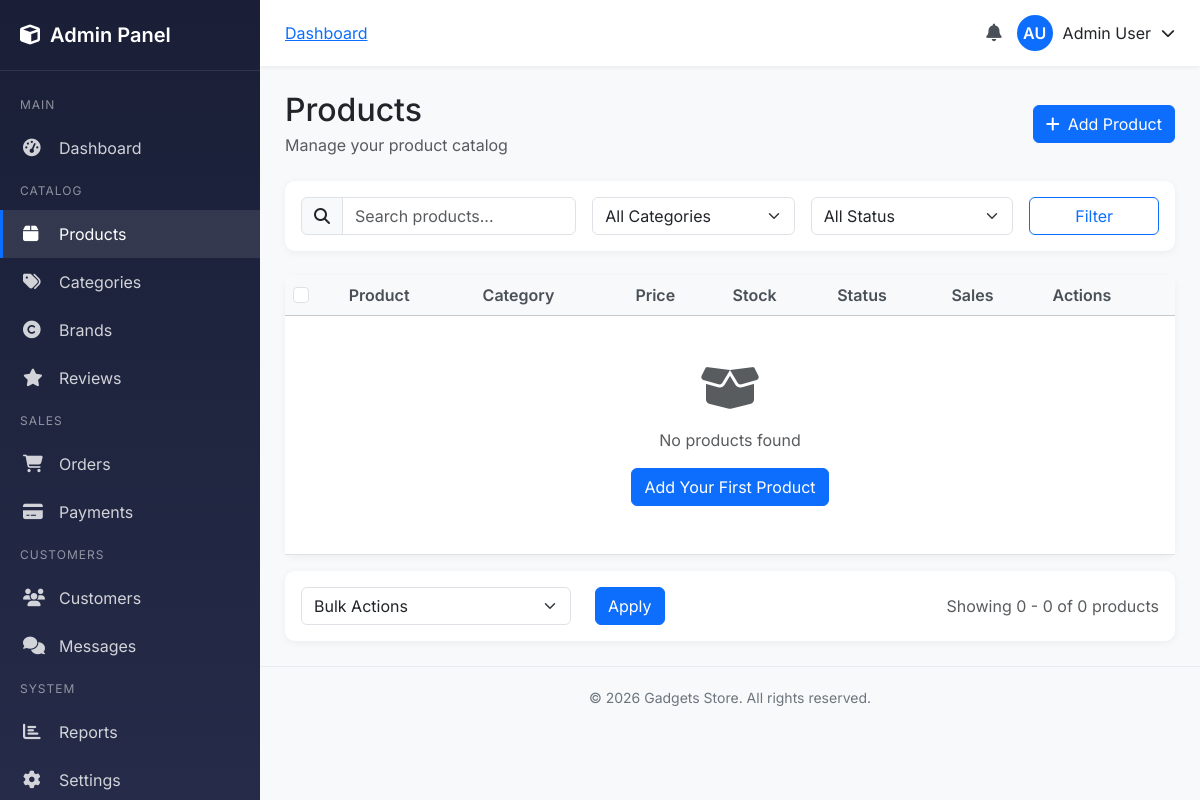
Page /dashboard/products/?status=low_stock (signed in) on the committed database.
### accounts/models.py (models this page shows, shortened)
class User(AbstractBaseUser, PermissionsMixin):
    USER_TYPE_CHOICES = [
        ('customer', 'Customer'),
        ('admin', 'Admin'),
        ('staff', 'Staff'),
    ]
    GENDER_CHOICES = [
        ('male', 'Male'),
        ('female', 'Female'),
        ('other', 'Other'),
        ('prefer_not_to_say', 'Prefer not to say'),
    ]
    id = models.UUIDField(primary_key=True, default=uuid.uuid4, editable=False)
    email = models.EmailField(_('email address'), unique=True)
    phone_regex = RegexValidator(
        regex=r'^\+?1?\d{9,15}$',
        message="Phone number must be entered in the format: '+999999999'. Up to 15 digits allowed."
    )
    phone_number = models.CharField(
        validators=[phone_regex],
        max_length=17,
        blank=True,
        null=True
    )
    first_name = models.CharField(_('first name'), max_length=150)
    last_name = models.CharField(_('last name'), max_length=150)
    profile_image = models.ImageField(
        upload_to='profiles/',
        blank=True,
        null=True,
        default='profiles/default.png'
    )
    date_of_birth = models.DateField(blank=True, null=True)
    gender = models.CharField(
        max_length=20,
        choices=GENDER_CHOICES,
        blank=True,
        null=True
    )
    user_type = models.CharField(
        max_length=20,
        choices=USER_TYPE_CHOICES,
        default='customer'
    )
    is_staff = models.BooleanField(default=False)
    is_active = models.BooleanField(default=True)
    is_verified = models.BooleanField(default=False)
    email_verified = models.BooleanField(default=False)
    phone_verified = models.BooleanField(default=False)
    date_joined = models.DateTimeField(default=timezone.now)
    last_login = models.DateTimeField(blank=True, null=True)
    last_activity = models.DateTimeField(blank=True, null=True)
    theme_preference = models.CharField(
        max_length=20,
        choices=[('light', 'Light'), ('dark', 'Dark'), ('system', 'System')],
        default='system'
    )
    newsletter_subscribed = models.BooleanField(default=True)
    sms_notifications = models.BooleanField(default=True)
    email_notifications = models.BooleanField(default=True)
    push_notifications = models.BooleanField(default=True)
    verification_token = models.CharField(max_length=255, blank=True, null=True)
    password_reset_token = models.CharField(max_length=255, blank=True, null=True)
    password_reset_expires = models.DateTimeField(blank=True, null=True)
    objects = UserManager()
    USERNAME_FIELD = 'email'
    REQUIRED_FIELDS = ['first_name', 'last_name']
    class Meta:
        verbose_name = _('user')
        verbose_name_plural = _('users')
        ordering = ['-date_joined']
    def get_full_name(self):
        return f"{self.first_name} {self.last_name}".strip()

### core/views.py (the view)
# urls.py: path('products/', views.admin_products_view, name='products'),
@login_required
@user_passes_test(is_admin_or_staff, login_url='/')
def admin_products_view(request):
    products = Product.objects.select_related('category', 'brand').all()
    status = request.GET.get('status')
    category_id = request.GET.get('category')
    search = request.GET.get('search')
    if status:
        if status == 'active':
            products = products.filter(is_active=True)
        elif status == 'inactive':
            products = products.filter(is_active=False)
        elif status == 'low_stock':
            products = products.filter(stock_status='low_stock')
        elif status == 'out_of_stock':
            products = products.filter(stock_status='out_of_stock')
    if category_id:
        products = products.filter(category_id=category_id)
    if search:
        products = products.filter(
            Q(name__icontains=search) |
            Q(sku__icontains=search)
        )
    paginator = Paginator(products, 25)
    page_number = request.GET.get('page')
    page_obj = paginator.get_page(page_number)
    context = {
        'products': page_obj,
        'categories': Category.objects.all(),
        'total_products': Product.objects.count(),
        'active_products': Product.objects.filter(is_active=True).count(),
        'inactive_products': Product.objects.filter(is_active=False).count(),
    }
    return render(request, 'admin_dashboard/products.html', context)

### templates/admin_dashboard/products.html (shortened to what this page needs)
{% extends 'admin_dashboard/base_admin.html' %}
{% load static %}
{% load humanize %}
{% block content %}
<div class="d-flex justify-content-between align-items-center mb-4">
    <div>
        <h2 class="mb-1">Products</h2>
        <p class="text-muted mb-0">Manage your product catalog</p>
    </div>
    <a href="{% url 'admin_dashboard:product_add' %}" class="btn btn-primary">
        <i class="fas fa-plus me-2"></i>Add Product
    </a>
</div>
<div class="card mb-4">
    <div class="card-body">
        <form method="get" class="row g-3">
            <div class="col-md-4">
                <div class="input-group">
                    <span class="input-group-text"><i class="fas fa-search"></i></span>
                    <input type="text" name="q" class="form-control" placeholder="Search products..." value="{{ request.GET.q }}">
                </div>
            </div>
            <div class="col-md-3">
                <select name="category" class="form-select">
                    <option value="">All Categories</option>
                </select>
            </div>
            <div class="col-md-3">
                <select name="status" class="form-select">
                    <option value="">All Status</option>
                </select>
            </div>
            <div class="col-md-2">
                <button type="submit" class="btn btn-outline-primary w-100">Filter</button>
            </div>
        </form>
    </div>
</div>
<div class="card">
    <div class="card-body p-0">
        <div class="table-responsive">
            <table class="table table-hover mb-0">
                <thead class="table-light">
                    <tr>
                        <th>
                            <input type="checkbox" class="form-check-input" id="selectAll">
                        </th>
                        <th>Product</th>
                        <th>Category</th>
                        <th>Price</th>
                        <th>Stock</th>
                        <th>Status</th>
                        <th>Sales</th>
                        <th>Actions</th>
                    </tr>
                </thead>
                <tbody>
                    {% for product in products %}
                    <tr>
                        <td>
                            <input type="checkbox" class="form-check-input product-checkbox" value="{{ product.id }}">
                        </td>
                        <td>
                            <div class="d-flex align-items-center">
                                {% if product.images.first %}
                                <img src="{{ product.images.first.image.url }}" alt="{{ product.name }}" class="rounded" width="50" height="50" style="object-fit: cover;">
                                {% else %}
                                <div class="bg-light rounded d-flex align-items-center justify-content-center" style="width: 50px; height: 50px;">
                                    <i class="fas fa-image text-muted"></i>
                                </div>
                                {% endif %}
                                <div class="ms-3">
                                    <h6 class="mb-0">{{ product.name }}</h6>
                                    <small class="text-muted">SKU: {{ product.sku|default:"N/A" }}</small>
                                </div>
                            </div>
                        </td>
                        <td>{{ product.category.name }}</td>
                        <td>
                            {% if product.sale_price %}
                            <span class="text-decoration-line-through text-muted">₦{{ product.price|floatformat:2 }}</span>
                            <br><span class="text-danger">₦{{ product.sale_price|floatformat:2 }}</span>
                            {% else %}
                            ₦{{ product.price|floatformat:2 }}
                            {% endif %}
                        </td>
                        <td>
                            <span class="{% if product.quantity <= product.low_stock_threshold %}text-danger{% else %}text-success{% endif %}">
                                {{ product.quantity }}
                            </span>
                            {% if product.quantity <= product.low_stock_threshold %}
                            <i class="fas fa-exclamation-triangle text-warning ms-1" title="Low Stock"></i>
                            {% endif %}
                        </td>
                        <td>
                            {% if product.is_active %}
                            <span class="badge bg-success">Active</span>
                            {% else %}
                            <span class="badge bg-secondary">Inactive</span>
                            {% endif %}
                        </td>
                        <td>{{ product.sales_count|default:0 }}</td>
                        <td>
                        <div class="btn-group">
                            <a href="{% url 'admin_dashboard:product_detail' product.id %}" class="btn btn-sm btn-outline-primary" title="View">
                                <i class="fas fa-eye"></i>
                            </a>
                            <a href="{% url 'admin_dashboard:product_edit' product.id %}" class="btn btn-sm btn-outline-warning" title="Edit">
                                <i class="fas fa-edit"></i>
                            </a>
                            <button type="button" class="btn btn-sm btn-outline-danger" data-bs-toggle="modal" data-bs-target="#deleteModal{{ product.id }}" title="Delete">
                                <i class="fas fa-trash"></i>
                            </button>
                        </div>
                    </td>
                    </tr>
                    {% empty %}
                    <tr>
                        <td colspan="8" class="text-center py-5">
                            <i class="fas fa-box-open fa-3x text-muted mb-3"></i>
                            <p class="text-muted">No products found</p>
                            <a href="{% url 'admin_dashboard:product_add' %}" class="btn btn-primary">Add Your First Product</a>
                        </td>
                    </tr>
                    {% endfor %}
                </tbody>
            </table>
        </div>
    </div>
</div>
<div class="card mt-3">
    <div class="card-body">
        <div class="row align-items-center">
            <div class="col-md-4">
                <select id="bulkAction" class="form-select">
                    <option value="">Bulk Actions</option>
                </select>
            </div>
            <div class="col-md-2">
                <button type="button" class="btn btn-primary" onclick="applyBulkAction()">Apply</button>
            </div>
            <div class="col-md-6 text-md-end">
                <span class="text-muted">Showing {{ products.start_index }} - {{ products.end_index }} of {{ products.paginator.count }} products</span>
            </div>
        </div>
    </div>
</div>
{% endblock %}

### templates/admin_dashboard/base_admin.html (shortened to what this page needs)
{% load static %}
{% load humanize %}
<!DOCTYPE html>
<html lang="en">
<head>
    <link href="https://cdn.jsdelivr.net/npm/bootstrap@5.3.2/dist/css/bootstrap.min.css" rel="stylesheet">
    <link rel="stylesheet" href="https://cdnjs.cloudflare.com/ajax/libs/font-awesome/6.4.2/css/all.min.css">
</head>
<body>
    <aside class="sidebar" id="sidebar">
        <div class="sidebar-header">
            <a href="{% url 'admin_dashboard:dashboard' %}" class="sidebar-brand">
                <i class="fas fa-cube"></i>
                <span>Admin Panel</span>
            </a>
        </div>
        <nav class="sidebar-menu">
            <div class="sidebar-menu-title">Main</div>
            <a href="{% url 'admin_dashboard:dashboard' %}" class="sidebar-link {% if request.path == '/dashboard/' %}active{% endif %}">
                <i class="fas fa-tachometer-alt"></i>
                <span>Dashboard</span>
            </a>
            <div class="sidebar-menu-title">Catalog</div>
            <a href="{% url 'admin_dashboard:products' %}" class="sidebar-link {% if 'products' in request.path %}active{% endif %}">
                <i class="fas fa-box"></i>
                <span>Products</span>
            </a>
            <a href="{% url 'admin_dashboard:categories' %}" class="sidebar-link {% if 'categories' in request.path %}active{% endif %}">
                <i class="fas fa-tags"></i>
                <span>Categories</span>
            </a>
            <a href="{% url 'admin_dashboard:brands' %}" class="sidebar-link {% if 'brands' in request.path %}active{% endif %}">
                <i class="fas fa-copyright"></i>
                <span>Brands</span>
            </a>
            <a href="{% url 'admin_dashboard:reviews' %}" class="sidebar-link {% if 'reviews' in request.path %}active{% endif %}">
                <i class="fas fa-star"></i>
                <span>Reviews</span>
            </a>
            <div class="sidebar-menu-title">Sales</div>
            <a href="{% url 'admin_dashboard:orders' %}" class="sidebar-link {% if 'orders' in request.path %}active{% endif %}">
                <i class="fas fa-shopping-cart"></i>
                <span>Orders</span>
            </a>
            <a href="{% url 'admin_dashboard:payments' %}" class="sidebar-link {% if 'payments' in request.path %}active{% endif %}">
                <i class="fas fa-credit-card"></i>
                <span>Payments</span>
            </a>
            <div class="sidebar-menu-title">Customers</div>
            <a href="{% url 'admin_dashboard:customers' %}" class="sidebar-link {% if 'customers' in request.path %}active{% endif %}">
                <i class="fas fa-users"></i>
                <span>Customers</span>
            </a>
            <a href="{% url 'admin_dashboard:messages' %}" class="sidebar-link {% if 'messages' in request.path %}active{% endif %}">
                <i class="fas fa-comments"></i>
                <span>Messages</span>
            </a>
            <div class="sidebar-menu-title">System</div>
            <a href="{% url 'admin_dashboard:reports' %}" class="sidebar-link {% if 'reports' in request.path %}active{% endif %}">
                <i class="fas fa-chart-bar"></i>
                <span>Reports</span>
            </a>
            <a href="{% url 'admin_dashboard:settings' %}" class="sidebar-link {% if 'settings' in request.path %}active{% endif %}">
                <i class="fas fa-cog"></i>
                <span>Settings</span>
            </a>
        </nav>
    </aside>
    <div class="main-content">
        <header class="top-navbar">
            <nav aria-label="breadcrumb" class="d-none d-md-block">
                <ol class="breadcrumb mb-0">
                    <li class="breadcrumb-item"><a href="{% url 'admin_dashboard:dashboard' %}">Dashboard</a></li>
                </ol>
            </nav>
            <div class="navbar-actions">
                <a href="{% url 'notifications:notifications' %}" class="navbar-action">
                    <i class="fas fa-bell"></i>
                </a>
                <div class="dropdown">
                    <div class="user-dropdown" data-bs-toggle="dropdown">
                        <div class="user-avatar">
                            {{ request.user.first_name|first|upper }}{{ request.user.last_name|first|upper }}
                        </div>
                        <span class="d-none d-md-block">{{ request.user.get_full_name|default:request.user.email }}</span>
                        <i class="fas fa-chevron-down small"></i>
                    </div>
                </div>
            </div>
        </header>
        <main class="content-area">
            {% block content %}{% endblock %}
        </main>
        <footer class="admin-footer">
            <p>&copy; {% now "Y" %} Gadgets Store. All rights reserved.</p>
        </footer>
    </div>
</body>
</html>

### rows in the picture
User: user.first_name|first "A", user.last_name|first "U", user.get_full_name "Admin User"

### other values in the picture
{{ products.start_index }} "0"
{{ products.end_index }} "0"
{{ products.paginator.count }} "0"
